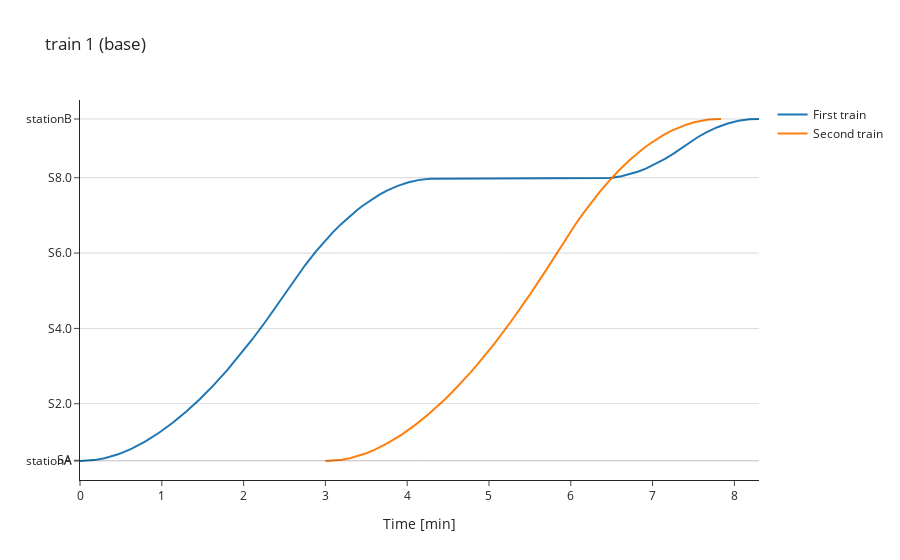

Notebook code cell kept with this figure:
### Code cell
sim.space_time_chart_plotly(1, points_to_show=['signal','station'], eco_or_base='base')

### Figure 1 — Plotly figure (JSON) as saved in the notebook; plotly's stock layout.template omitted (floating-point values rounded to 4 significant figures)
{"data": [{"name": "First train", "type": "scatter", "x": [0, 0.1333, 0.2, 0.3, 0.3667, 0.4667, 0.5333, 0.6333, 0.8, 0.9667, 1.133, 1.3, 1.467, 1.633, 1.8, 1.967, 2.1, 2.267, 2.433, 2.618, 2.751, 2.885, 3.018, 3.085, 3.185, 3.285, 3.385, 3.451, 3.551, 3.651, 3.751, 3.885, 4.018, 4.151, 4.285, 6.351, 6.485, 6.618, 6.718, 6.818, 6.918, 7.051, 7.151, 7.251, 7.451, 7.551, 7.651, 7.784, 7.918, 8.051, 8.184, 8.301], "y": [0, 14.74, 33.13, 74.41, 111.0, 179.4, 234.0, 328.9, 520.8, 750.4, 1015.0, 1314.0, 1648.0, 2015.0, 2414.0, 2846.0, 3213.0, 3697.0, 4207.0, 4796, 5196, 5564, 5900, 6056, 6275, 6476, 6659, 6771, 6924, 7059, 7176, 7304, 7400, 7464, 7496, 7500, 7515.0, 7559.0, 7611.0, 7679.0, 7764.0, 7901.0, 8021.0, 8154.0, 8455, 8596, 8719, 8855, 8959, 9031, 9071, 9080]}, {"name": "Second train", "type": "scatter", "x": [3, 3.133, 3.2, 3.3, 3.433, 3.5, 3.6, 3.667, 3.767, 3.933, 4.1, 4.267, 4.367, 4.467, 4.567, 4.667, 4.767, 4.867, 4.967, 5.067, 5.267, 5.367, 5.5, 5.7, 5.987, 6.054, 6.154, 6.254, 6.354, 6.454, 6.587, 6.72, 6.787, 6.887, 6.954, 7.054, 7.12, 7.22, 7.354, 7.42, 7.52, 7.587, 7.687, 7.837], "y": [0, 14.74, 33.13, 74.41, 154.8, 205.8, 295.5, 364.0, 479.2, 701.7, 959.3, 1252.0, 1443.0, 1648.0, 1864.0, 2092.0, 2332.0, 2583.0, 2846.0, 3119.0, 3697.0, 4000.0, 4419.0, 5075.0, 6055, 6271, 6580, 6871, 7144, 7399, 7711, 7991, 8119, 8296, 8404, 8551, 8639, 8756, 8884, 8936, 8999, 9031, 9064, 9080]}], "layout": {"hovermode": "x unified", "shapes": [{"line": {"color": "black", "width": 0.5}, "type": "line", "x0": 0, "x1": 1, "xref": "x domain", "y0": 0, "y1": 0, "yref": "y"}, {"line": {"color": "black", "width": 0.5}, "type": "line", "x0": 0, "x1": 1, "xref": "x domain", "y0": 20, "y1": 20, "yref": "y"}, {"line": {"color": "black", "width": 0.5}, "type": "line", "x0": 0, "x1": 1, "xref": "x domain", "y0": 1520, "y1": 1520, "yref": "y"}, {"line": {"color": "black", "width": 0.5}, "type": "line", "x0": 0, "x1": 1, "xref": "x domain", "y0": 3520, "y1": 3520, "yref": "y"}, {"line": {"color": "black", "width": 0.5}, "type": "line", "x0": 0, "x1": 1, "xref": "x domain", "y0": 5520, "y1": 5520, "yref": "y"}, {"line": {"color": "black", "width": 0.5}, "type": "line", "x0": 0, "x1": 1, "xref": "x domain", "y0": 7520, "y1": 7520, "yref": "y"}, {"line": {"color": "black", "width": 0.5}, "type": "line", "x0": 0, "x1": 1, "xref": "x domain", "y0": 9080, "y1": 9080, "yref": "y"}], "title": {"text": "train 1 (base)"}, "xaxis": {"title": {"text": "Time [min]"}}, "yaxis": {"tickmode": "array", "ticktext": ["stationA", "SA", "S2.0", "S4.0", "S6.0", "S8.0", "stationB"], "tickvals": [0, 20, 1520, 3520, 5520, 7520, 9080]}}}
